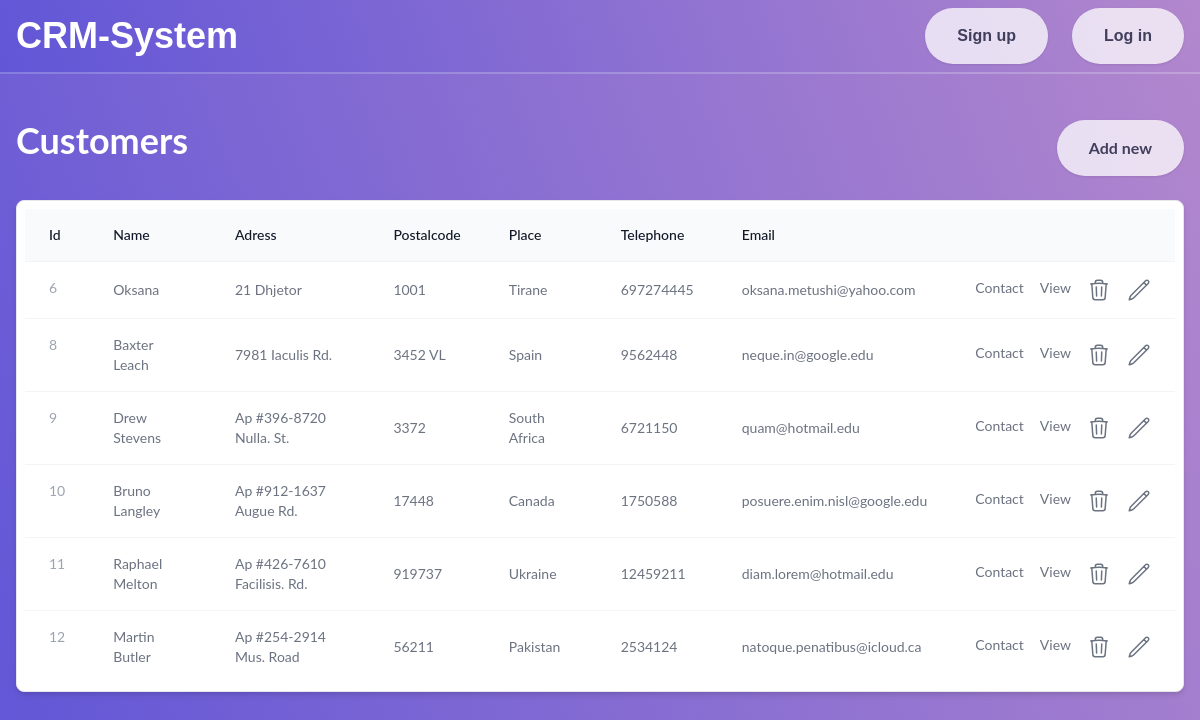
Screenshot of /display.php with the database file from the repository.
### tables this page shows
CREATE TABLE `customers` (
  `id` int NOT NULL,
  `customername` varchar(100) NOT NULL,
  `adress` varchar(100) NOT NULL,
  `postalcode` varchar(10) NOT NULL,
  `place` varchar(100) NOT NULL,
  `tel` varchar(100) NOT NULL,
  `email` varchar(100) NOT NULL
);

### display.php (the view, shortened to what this page needs)
<?php
require_once '../crm-system/partials/header.php';
require_once 'includes/db.inc.php';
?>
<section class="pt-12 md:pt-20 pb-6 px-4 max-w-screen-xl mx-auto" style="font-family:'Lato',sans-serif;">
    <div class="pt-10 mx-auto flex justify-between mb-6">
        <div class="text-4xl font-bold text-white text-center">Customers</div>
        <div>
            <a href="customer.php"><button
                    class="mx-auto lg:mx-0 hover:underline bg-white text-gray-800 font-bold rounded-full mt-4 lg:mt-0 py-4 px-8 shadow opacity-75 focus:outline-none focus:shadow-outline transform transition hover:scale-105 duration-300 ease-in-out">
                    Add new
                </button></a>
        </div>
    </div>
    <div class="overflow-x-auto rounded-lg border bg-white border-gray-200 shadow-md mx-auto p-2">
        <table class="w-full border-collapse  text-left text-sm text-gray-500">
            <thead class="bg-gray-50">
                <tr>
                    <th scope="col" class="px-6 py-4 font-medium text-gray-900">Id</th>
                    <th scope="col" class="px-6 py-4 font-medium text-gray-900">Name</th>
                    <th scope="col" class="px-6 py-4 font-medium text-gray-900">Adress</th>
                    <th scope="col" class="px-6 py-4 font-medium text-gray-900">Postalcode</th>
                    <th scope="col" class="px-6 py-4 font-medium text-gray-900">Place</th>
                    <th scope="col" class="px-6 py-4 font-medium text-gray-900">Telephone</th>
                    <th scope="col" class="px-6 py-4 font-medium text-gray-900">Email</th>
                    <th scope="col" class="px-6 py-4 font-medium text-gray-900"></th>
                </tr>
            </thead>
            <tbody class="divide-y divide-gray-100 border-t border-gray-100">
                <?php
                $sql = "SELECT * FROM customers";
                $result = $conn->query($sql);
                if ($result) {
                    while ($row = $result->fetch_assoc()) {
                        echo "
                <tr class='hover:bg-gray-50'>
                    <th class='flex gap-3 px-6 py-4 font-normal text-gray-900'>
                        <div class='text-sm'>
                            <div class='text-gray-400'>$row[id]</div>
                        </div>
                    </th>
                    <td class='px-6 py-4'>$row[customername]</td>
                    <td class='px-6 py-4'>$row[adress]</td>
                    <td class='px-6 py-4'>$row[postalcode]</td>
                    <td class='px-6 py-4'>$row[place]</td>
                    <td class='px-6 py-4'>$row[tel]</td>
                    <td class='px-6 py-4'>$row[email]</td>
                    <td class='px-6 py-4'>
                        <div class='flex justify-end gap-4'>
                            <a href=contactlist.php?contact=$row[customername]>Contact</a>
                            <a href='viewData.php?id=$row[id]'>View </a>
                             <a href='includes/delete.php?id=$row[id]'>
                             <svg fill='none' viewBox='0 0 24 24' stroke-width='1.5' stroke='currentColor' class='h-6 w-6'>
                                    <path stroke-linecap='round' stroke-linejoin='round' d='M14.74 9l-.346 9m-4.788 0L9.26 9m9.968-3.21c.342.052.682.107 1.022.166m-1.022-.165L18.16 19.673a2.25 2.25 0 01-2.244 2.077H8.084a2.25 2.25 0 01-2.244-2.077L4.772 5.79m14.456 0a48.108 48.108 0 00-3.478-.397m-12 .562c.34-.059.68-.114 1.022-.165m0 0a48.11 48.11 0 013.478-.397m7.5 0v-.916c0-1.18-.91-2.164-2.09-2.201a51.964 51.964 0 00-3.32 0c-1.18.037-2.09 1.022-2.09 2.201v.916m7.5 0a48.667 48.667 0 00-7.5 0' />
                             </svg>
                            </a>
                            <a href='update.php?updateid=$row[id]'>
                                <svg fill='none' viewBox='0 0 24 24' stroke-width='1.5' stroke='currentColor' class='h-6 w-6'>
                                    <path stroke-linecap='round' stroke-linejoin='round' d='M16.862 4.487l1.687-1.688a1.875 1.875 0 112.652 2.652L6.832 19.82a4.5 4.5 0 01-1.897 1.13l-2.685.8.8-2.685a4.5 4.5 0 011.13-1.897L16.863 4.487zm0 0L19.5 7.125' />
                                </svg>
                            </a>
                        </div>
                    </td>
                </tr>
                ";
                    }
                }
                ?>
            </tbody>
        </table>
    </div>
</section>

### partials/header.php (shortened to what this page needs)
<html>
<head>
    <link href="style/css/style.css" rel="stylesheet">
    <script src="https://cdn.tailwindcss.com"></script>
    <link rel="stylesheet" href="https://cdnjs.cloudflare.com/ajax/libs/font-awesome/6.1.1/css/all.min.css" />
</head>
<body class="leading-normal tracking-normal text-white gradient" style="font-family: 'Source Sans Pro', sans-serif;">
    <nav id="header" class="fixed w-full z-30 top-0 text-white gradient-nav ">
        <div
            class="w-full container mx-auto flex flex-wrap items-center justify-between mt-0 py-2 max-w-screen-xl mx-auto">
            <div class="px-4 flex items-center">
                <?php
        if (isset($_SESSION["useruid"])) {
          echo "<a class='toggleColour text-white no-underline hover:no-underline font-bold text-2xl lg:text-4xl' href='homepage.php'>
            CRM-System
          </a>";
        } else {
          echo "<a class='toggleColour text-white no-underline hover:no-underline font-bold text-2xl lg:text-4xl' href='index.php'>
            CRM-System
          </a>";
        }
        ?>
            </div>
            <?php include "partials/nav_items.php"; ?>
        </div>
        <hr class="border-b border-gray-100 opacity-25 my-0 py-0" />
    </nav>

### partials/nav_items.php
<div class="w-full flex-grow lg:flex lg:items-center lg:w-auto hidden mt-2 lg:mt-0 bg-transparent text-black px-4 z-20"
    id="nav-content">
    <ul class="list-reset lg:flex justify-end flex-1 items-center space-x-6">
        <?php
    if (isset($_SESSION["useruid"])) {
      include "search.php";
      echo "<li class='mr-3'>
              <a class='inline-block text-black no-underline hover:text-gray-800 hover:text-underline py-2 px-4' href='display.php'>Customers</a></a>
            </li>";
      echo "<li class='mr-3'>
              <a class='inline-block text-black no-underline hover:text-gray-800 hover:text-underline py-2 px-4' href='displaycontact.php'>Contacts</a></a>
            </li>";
      echo " <a href='includes/logout.inc.php'><button
            class='mr-10 mx-auto lg:mx-0 hover:underline bg-white text-gray-800 font-bold rounded-full mt-4 lg:mt-0 py-4 px-8 shadow opacity-75 focus:outline-none focus:shadow-outline transform transition hover:scale-105 duration-300 ease-in-out'
          >
          Log out
          </button></a>";
    } else {
      echo " <a href='signup.php'><button
            class='mr-10 mx-auto lg:mx-0 hover:underline bg-white text-gray-800 font-bold rounded-full mt-4 lg:mt-0 py-4 px-8 shadow opacity-75 focus:outline-none focus:shadow-outline transform transition hover:scale-105 duration-300 ease-in-out'
          >
          Sign up
          </button></a>";
      echo " <a href='login.php'><button
            class='mx-auto lg:mx-0 hover:underline bg-white text-gray-800 font-bold rounded-full mt-4 lg:mt-0 py-4 px-8 shadow opacity-75 focus:outline-none focus:shadow-outline transform transition hover:scale-105 duration-300 ease-in-out'
          >
          Log in
          </button></a>";
    }
    ?>
    </ul>
</div>

### rows the page displays
customers: id "6", customername "Oksana", adress "21 Dhjetor", postalcode "1001", place "Tirane", tel "697274445", email "oksana.metushi@yahoo.com"
customers: id "8", customername "Baxter Leach", adress "7981 Iaculis Rd.", postalcode "3452 VL", place "Spain", tel "9562448", email "neque.in@google.edu"
customers: id "9", customername "Drew Stevens", adress "Ap #396-8720 Nulla. St.", postalcode "3372", place "South Africa", tel "6721150", email "quam@hotmail.edu"
customers: id "10", customername "Bruno Langley", adress "Ap #912-1637 Augue Rd.", postalcode "17448", place "Canada", tel "1750588", email "posuere.enim.nisl@google.edu"
customers: id "11", customername "Raphael Melton", adress "Ap #426-7610 Facilisis. Rd.", postalcode "919737", place "Ukraine", tel "12459211", email "diam.lorem@hotmail.edu"
customers: id "12", customername "Martin Butler", adress "Ap #254-2914 Mus. Road", postalcode "56211", place "Pakistan", tel "2534124", email "natoque.penatibus@icloud.ca"
